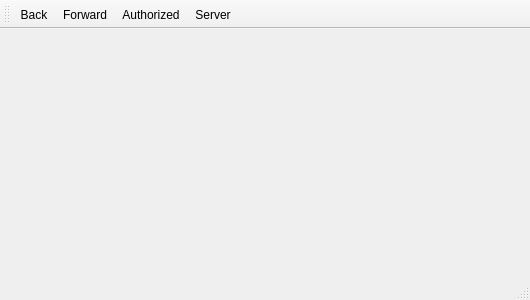
<?xml version="1.0" encoding="UTF-8"?>
<ui version="4.0">
 <class>MainWindow</class>
 <widget class="QMainWindow" name="MainWindow">
  <property name="geometry">
   <rect>
    <x>0</x>
    <y>0</y>
    <width>530</width>
    <height>300</height>
   </rect>
  </property>
  <property name="windowTitle">
   <string>MainWindow</string>
  </property>
  <widget class="QWidget" name="centralwidget"/>
  <widget class="QMenuBar" name="menubar">
   <property name="geometry">
    <rect>
     <x>0</x>
     <y>0</y>
     <width>530</width>
     <height>21</height>
    </rect>
   </property>
  </widget>
  <widget class="QStatusBar" name="statusBar"/>
  <widget class="QToolBar" name="toolBar">
   <property name="windowTitle">
    <string>toolBar</string>
   </property>
   <attribute name="toolBarArea">
    <enum>TopToolBarArea</enum>
   </attribute>
   <attribute name="toolBarBreak">
    <bool>false</bool>
   </attribute>
   <addaction name="actionBack"/>
   <addaction name="actionForward"/>
   <addaction name="actionAuthorized"/>
   <addaction name="actionServer"/>
  </widget>
  <action name="actionForward">
   <property name="text">
    <string>Forward</string>
   </property>
  </action>
  <action name="actionBack">
   <property name="text">
    <string>Back</string>
   </property>
  </action>
  <action name="actionAuthorized">
   <property name="text">
    <string>Authorized</string>
   </property>
  </action>
  <action name="actionServer">
   <property name="text">
    <string>Server</string>
   </property>
  </action>
 </widget>
 <resources/>
 <connections/>
</ui>
